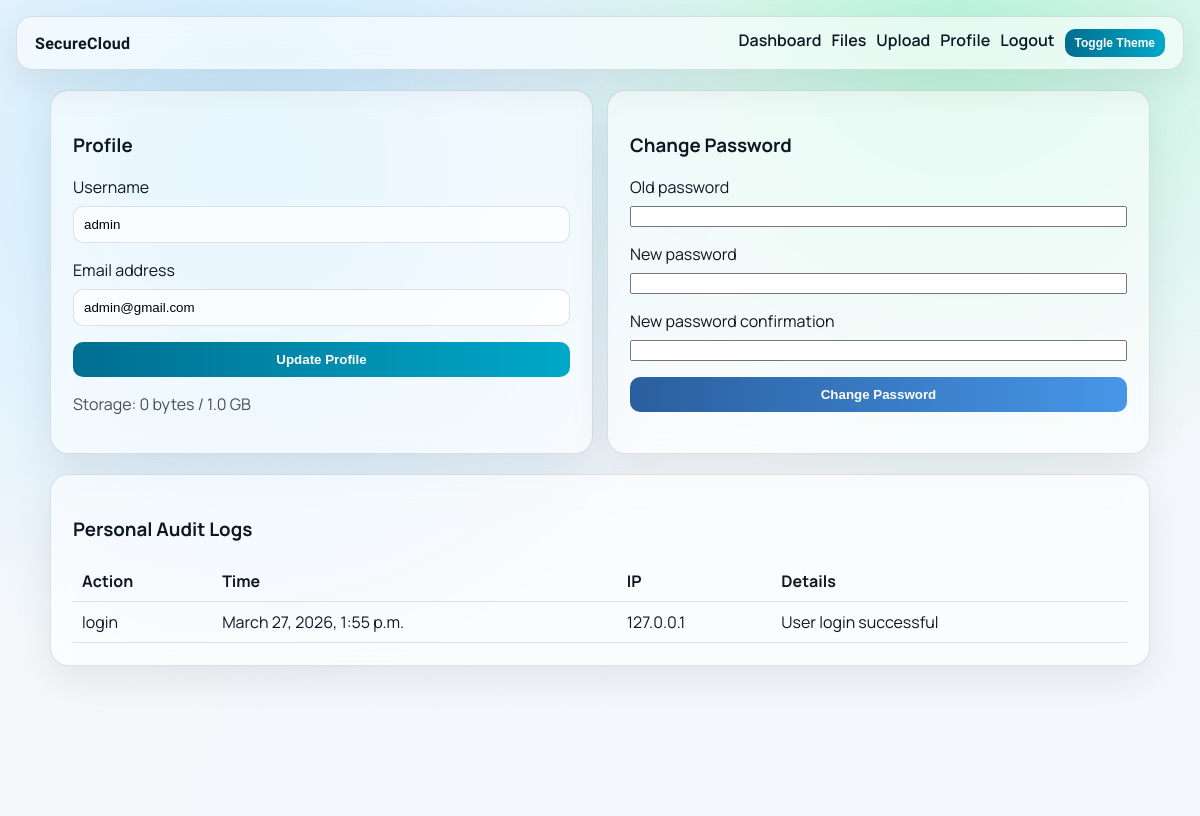
The page /accounts/profile/ (signed in) on the database its author committed.
### accounts/models.py (models this page shows, shortened)
class User(AbstractUser):
	class Role(models.TextChoices):
		ADMIN = "ADMIN", "Admin"
		USER = "USER", "User"
		VIEWER = "VIEWER", "Viewer"
	role = models.CharField(max_length=20, choices=Role.choices, default=Role.USER)
	storage_used = models.BigIntegerField(default=0)
	storage_limit = models.BigIntegerField(default=1024 * 1024 * 1024)

### storage/models.py (models this page shows, shortened)
class AuditLog(models.Model):
	class Action(models.TextChoices):
		UPLOAD = "upload", "Upload"
		DOWNLOAD = "download", "Download"
		DELETE = "delete", "Delete"
		LOGIN = "login", "Login"
		SHARE = "share", "Share"
		VIEW = "view", "View"
		PROFILE_UPDATE = "profile_update", "Profile Update"
	user = models.ForeignKey(settings.AUTH_USER_MODEL, on_delete=models.CASCADE, related_name="audit_logs")
	action = models.CharField(max_length=40, choices=Action.choices)
	timestamp = models.DateTimeField(auto_now_add=True)
	ip_address = models.GenericIPAddressField(null=True, blank=True)
	file_reference = models.ForeignKey(SecureFile, on_delete=models.SET_NULL, null=True, blank=True)
	details = models.TextField(blank=True)
	class Meta:
		ordering = ["-timestamp"]

### accounts/views.py (the view)
# urls.py: path("profile/", profile, name="profile"),
@login_required
def profile(request):
	user = request.user
	if request.method == "POST":
		profile_form = ProfileForm(request.POST, instance=user)
		password_form = PasswordChangeForm(user, request.POST)
		if "update_profile" in request.POST and profile_form.is_valid():
			profile_form.save()
			log_event(request, user, AuditLog.Action.PROFILE_UPDATE, details="Profile updated")
			messages.success(request, "Profile updated.")
			return redirect("accounts:profile")
		if "change_password" in request.POST and password_form.is_valid():
			password_form.save()
			log_event(request, user, AuditLog.Action.PROFILE_UPDATE, details="Password changed")
			messages.success(request, "Password changed successfully.")
			return redirect("accounts:login")
	else:
		profile_form = ProfileForm(instance=user)
		password_form = PasswordChangeForm(user)
	logs = AuditLog.objects.filter(user=user)[:12]
	return render(
		request,
		"accounts/profile.html",
		{
			"profile_form": profile_form,
			"password_form": password_form,
			"logs": logs,
		},
	)

### accounts/forms.py
class ProfileForm(forms.ModelForm):
    class Meta:
        model = User
        fields = ("username", "email")
    def __init__(self, *args, **kwargs):
        super().__init__(*args, **kwargs)
        for field in self.fields.values():
            field.widget.attrs.setdefault("class", "input")

### templates/accounts/profile.html (shortened to what this page needs)
{% extends 'base.html' %}
{% block content %}
<section class="grid-2">
    <div class="glass panel">
        <h3>Profile</h3>
        <form method="post" class="stack">
            {% for field in profile_form %}
                <label>{{ field.label }}</label>
                {{ field }}
            {% endfor %}
            <button class="btn" name="update_profile" value="1" type="submit">Update Profile</button>
        </form>
        <p class="muted">Storage: {{ user.storage_used|filesizeformat }} / {{ user.storage_limit|filesizeformat }}</p>
    </div>
    <div class="glass panel">
        <h3>Change Password</h3>
        <form method="post" class="stack">
            {% for field in password_form %}
                <label>{{ field.label }}</label>
                {{ field }}
            {% endfor %}
            <button class="btn alt" name="change_password" value="1" type="submit">Change Password</button>
        </form>
    </div>
</section>
<section class="glass panel">
    <h3>Personal Audit Logs</h3>
    <table class="table">
        <tr><th>Action</th><th>Time</th><th>IP</th><th>Details</th></tr>
        {% for log in logs %}
        <tr><td>{{ log.action }}</td><td>{{ log.timestamp }}</td><td>{{ log.ip_address }}</td><td>{{ log.details }}</td></tr>
        {% empty %}<tr><td colspan="4">No logs available.</td></tr>{% endfor %}
    </table>
</section>
{% endblock %}

### static/css/style.css (style rules this page uses)
:root { --bg: #f4f7fb; --text: #0f1722; --card: rgba(255, 255, 255, 0.58); --stroke: rgba(15, 23, 34, 0.12); --accent: #006e90; --accent-2: #7dd3fc; --danger: #be123c; }
* { box-sizing: border-box; }
body { margin: 0; font-family: 'Manrope', sans-serif; color: var(--text); background: radial-gradient(circle at 20% 20%, #bde7ff 0, transparent 45%), radial-gradient(circle at 80% 0%, #baf4dc 0, transparent 40%), var(--bg); min-height: 100vh; }
.glass { backdrop-filter: blur(14px); background: var(--card); border: 1px solid var(--stroke); box-shadow: 0 14px 40px rgba(0, 0, 0, 0.08); }
.hero, .panel, .form-wrap { border-radius: 18px; padding: 22px; margin-bottom: 20px; }
.grid-2 { display: grid; grid-template-columns: repeat(auto-fit, minmax(280px, 1fr)); gap: 14px; }
.btn { border: none; border-radius: 10px; padding: 10px 16px; background: linear-gradient(90deg, var(--accent), #00a8c8); color: #fff; font-weight: 700; cursor: pointer; text-decoration: none; display: inline-block; }
.btn.alt { background: linear-gradient(90deg, #2a5f9e, #4796e8); }
.input { width: 100%; border-radius: 10px; border: 1px solid var(--stroke); padding: 10px; background: rgba(255, 255, 255, 0.7); }
.stack { display: grid; gap: 8px; }
.table { width: 100%; border-collapse: collapse; }
.table th, .table td { border-bottom: 1px solid var(--stroke); padding: 9px; text-align: left; }
.muted { opacity: 0.75; }

### rows shown on the page
User: profile_form "admin" "admin@gmail.com", storage_used|filesizeformat "0 bytes", storage_limit|filesizeformat "1.0 GB"
AuditLog: action "login", timestamp "March 27, 2026, 1:55 p.m.", ip_address "127.0.0.1", details "User login successful"

### other values the page prints
{{ field.label }} "Username" "Email address"
{{ field.label }} "Old password" "New password" "New password confirmation"
